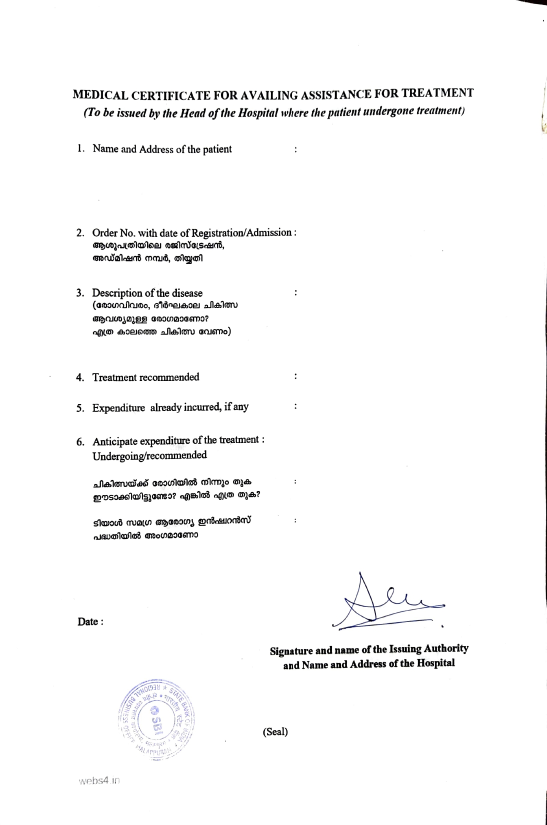
#> input picture model/data/train/accepting/Adobe Scan 22 Dec 2024 (2)_page-0001.jpg, 1094 x 1650 px (shown at 1/2 size)
$ python -i gpmodel.py   (imports and definitions only)
#> lines starting #> are read from the running program, lines starting #| are printed output that depends on the picture; after the words box and inside, x2 and y2 are one past the last pixel; in counts of white or black regions, pixels touching at a corner belong together
import os
import cv2
import numpy as np
import tensorflow as tf
from tensorflow.keras import layers, models, callbacks
from sklearn.model_selection import KFold
import matplotlib.pyplot as plt

# Constants
IMG_SIZE = 128
BATCH_SIZE = 32
EPOCHS = 30
FOLDS = 5
SEED = 42

def preprocess_image(image_path, output_path=None):
    """
    Preprocess a certificate image by:
      - Loading the full image in grayscale.
      - Applying Gaussian blur and OTSU thresholding.
      - Using morphological closing to reduce noise.
      - Detecting contours and, if a significant quadrilateral is found,
        applying a perspective transform for correction.
      - Resizing to IMG_SIZE x IMG_SIZE and normalizing pixel values.

    Args:
        image_path (str): Path to the certificate image.
        output_path (str, optional): If provided, the preprocessed image is saved.

    Returns:
        np.array: The preprocessed image or None on failure.
    """
    try:
        # Load the full image in grayscale
        img = cv2.imread(image_path, cv2.IMREAD_GRAYSCALE)
#> img: shape (1650, 1094); min 0, max 255, mean 248.3
        if img is None:
            raise ValueError(f"Image at {image_path} could not be loaded.")

        orig_area = img.shape[0] * img.shape[1]
#> orig_area = 1805100

        # Enhance image: apply Gaussian blur to reduce noise
        blurred = cv2.GaussianBlur(img, (5, 5), 0)

        # OTSU thresholding to obtain a binary image
        _, binary = cv2.threshold(blurred, 0, 255, cv2.THRESH_BINARY + cv2.THRESH_OTSU)
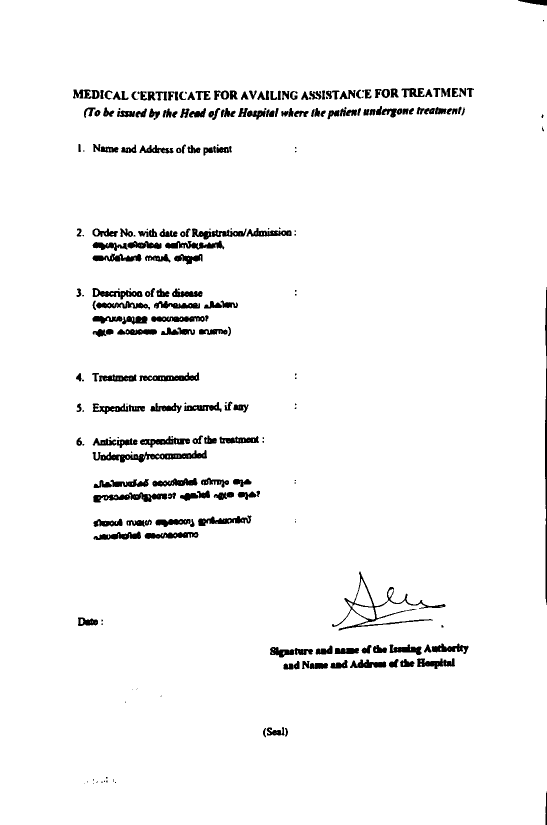
#> binary: shape (1650, 1094) (shown at 1/2 size); 96.2% white; 266 black regions (67 under 20 px), largest, box (x1, y1, x2, y2) and area: (664, 1143, 891, 1261) 2380, (185, 900, 414, 925) 2292, (1090, 574, 1094, 1210) 1813

        # Apply morphological closing to fill small gaps
        kernel = np.ones((5, 5), np.uint8)
        closed = cv2.morphologyEx(binary, cv2.MORPH_CLOSE, kernel)
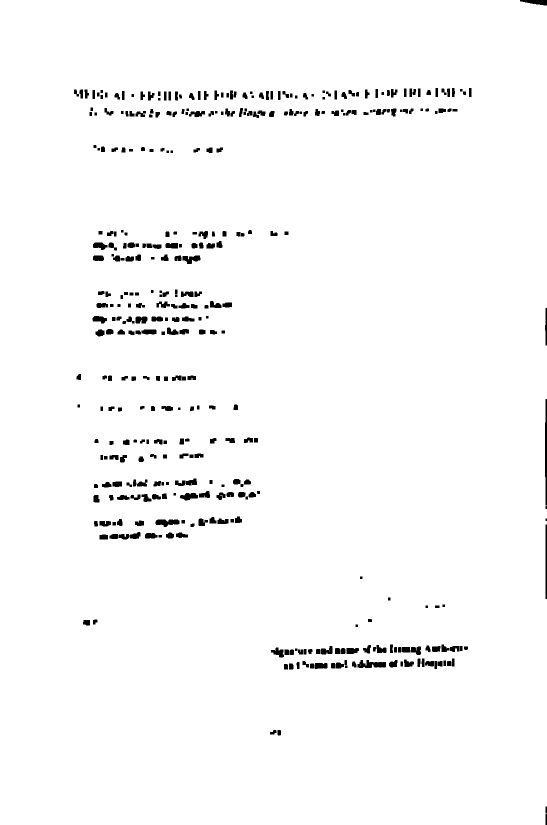
#> closed: shape (1650, 1094) (shown at 1/2 size); 97.8% white; 392 black regions (2 under 20 px)

        # Find contours on the processed image
        contours, _ = cv2.findContours(closed, cv2.RETR_EXTERNAL, cv2.CHAIN_APPROX_SIMPLE)
#> contours = 1 contour; box (x1, y1, x2, y2) and area: (0, 0, 1094, 1650) 1800378

        if contours:
            # Choose the largest contour
            largest_contour = max(contours, key=cv2.contourArea)
#> largest_contour = contour of 68 points, box (x1, y1, x2, y2) (0, 0, 1094, 1650), area 1800378
            # Proceed only if the contour area is significant (likely the certificate)
            if cv2.contourArea(largest_contour) > 0.2 * orig_area:
                epsilon = 0.02 * cv2.arcLength(largest_contour, True)
#> epsilon = 110.2
                approx = cv2.approxPolyDP(largest_contour, epsilon, True)
#> approx = [[0, 0], [0, 1649], [1090, 1649], [1093, 11]]
                if len(approx) == 4:
                    # Order the points: top-left, top-right, bottom-right, bottom-left
                    pts = approx.reshape(4, 2)
#> pts = [[0, 0], [0, 1649], [1090, 1649], [1093, 11]]
                    rect = np.zeros((4, 2), dtype="float32")
                    s = pts.sum(axis=1)
#> s = [0, 1649, 2739, 1104]
                    rect[0] = pts[np.argmin(s)]
                    rect[2] = pts[np.argmax(s)]
                    diff = np.diff(pts, axis=1)
#> diff = [0, 1649, 559, -1082]
                    rect[1] = pts[np.argmin(diff)]
                    rect[3] = pts[np.argmax(diff)]

                    # Compute new dimensions based on the ordered points
                    (tl, tr, br, bl) = rect
                    widthA = np.linalg.norm(br - bl)
                    widthB = np.linalg.norm(tr - tl)
                    maxWidth = max(int(widthA), int(widthB))

                    heightA = np.linalg.norm(tr - br)
                    heightB = np.linalg.norm(tl - bl)
                    maxHeight = max(int(heightA), int(heightB))

                    # Define destination points for the perspective transform
                    dst = np.array([
                        [0, 0],
                        [maxWidth - 1, 0],
                        [maxWidth - 1, maxHeight - 1],
                        [0, maxHeight - 1]], dtype="float32")

                    M = cv2.getPerspectiveTransform(rect, dst)
                    warped = cv2.warpPerspective(binary, M, (maxWidth, maxHeight))
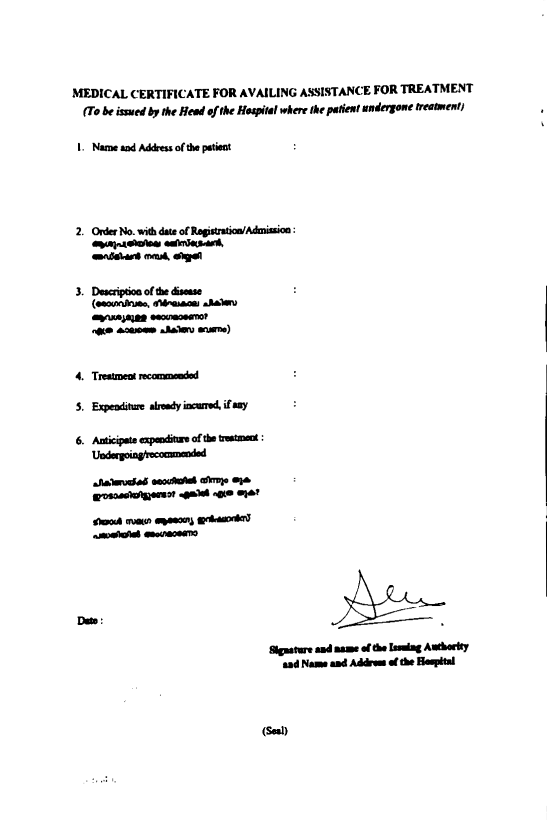
#> warped: shape (1649, 1093) (shown at 1/2 size); min 0, max 255, mean 245.5
                    preprocessed_img = cv2.resize(warped, (IMG_SIZE, IMG_SIZE))
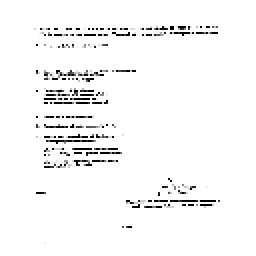
#> preprocessed_img: shape (128, 128) (shown 2 times larger); min 0, max 255, mean 246.3
                else:
                    # No clear quadrilateral detected; fallback to resizing binary image.
                    preprocessed_img = cv2.resize(binary, (IMG_SIZE, IMG_SIZE))
            else:
                # Contour area too small; fallback to resizing the binary image.
                preprocessed_img = cv2.resize(binary, (IMG_SIZE, IMG_SIZE))
        else:
            # No contours found; fallback to resized binary image.
            preprocessed_img = cv2.resize(binary, (IMG_SIZE, IMG_SIZE))

        # Normalize the image to [0,1]
        normalized_img = preprocessed_img.astype('float32') / 255.0

        if output_path:
            os.makedirs(os.path.dirname(output_path), exist_ok=True)
            cv2.imwrite(output_path, (normalized_img * 255).astype(np.uint8))

        return normalized_img

    except Exception as e:
        print(f"Error processing {image_path}: {e}")
        return None

# [162 lines left out: functions preprocess_dataset, build_model, plot_history, train_and_evaluate, main, not called in this run]

# [3 lines not run here, left out]

>>> result = preprocess_image('data/train/accepting/Adobe Scan 22 Dec 2024 (2)_page-0001.jpg')

$ run again, on model/data/train/not_accepting/namc1_page-0004.jpg
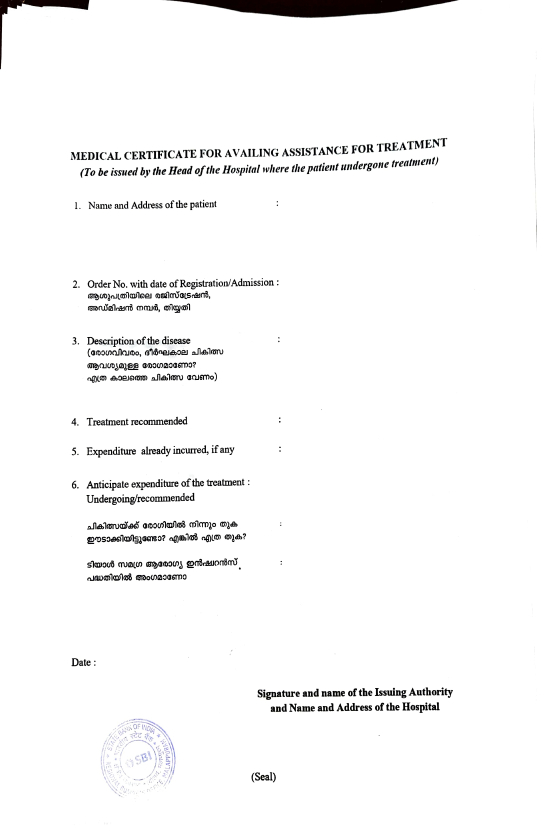
#> input picture model/data/train/not_accepting/namc1_page-0004.jpg, 1074 x 1650 px (shown at 1/2 size)
#> in preprocess_image, `_, binary = cv2.threshold(blurred, 0, 255, cv2.THRESH_BINARY + cv2.THR..`:
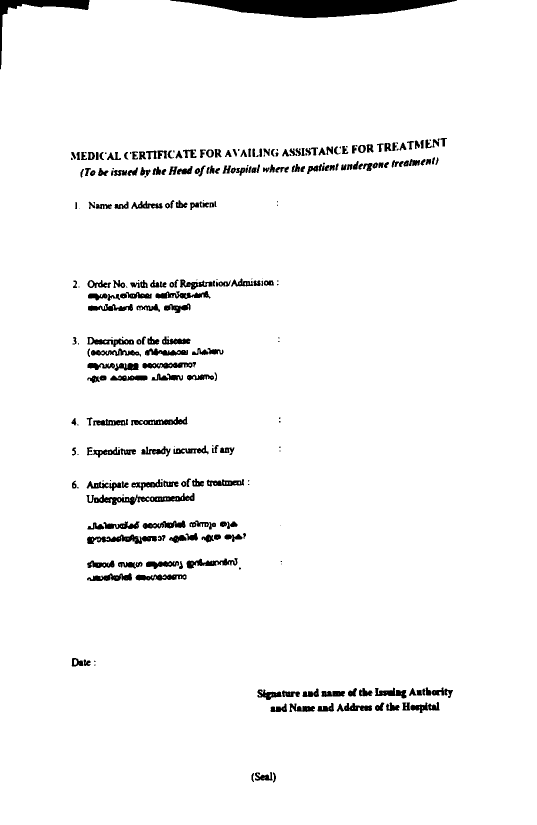
#> binary: shape (1650, 1074) (shown at 1/2 size); 96.1% white; 293 black regions (60 under 20 px), largest, box (x1, y1, x2, y2) and area: (340, 0, 914, 36) 12692, (0, 0, 179, 139) 3188, (188, 986, 389, 1010) 1867
#> closed: shape (1650, 1074); 97.8% white; 320 black regions
#> contours = 1 contour; box (x1, y1, x2, y2) and area: (0, 0, 1074, 1650) 1753552
#> largest_contour = contour of 204 points, box (x1, y1, x2, y2) (0, 0, 1074, 1650), area 1753552
#> epsilon = 109.8
#> approx = [[16, 15], [0, 1649], [1073, 1649], [1073, 0]]
#> s = [31, 1649, 2722, 1073]
#> diff = [-1, 1649, 576, -1073]
#> in preprocess_image, `preprocessed_img = cv2.resize(warped, (IMG_SIZE, IMG_SIZE))`:
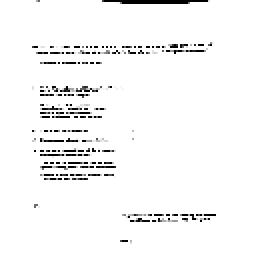
#> preprocessed_img: shape (128, 128) (shown 2 times larger); min 0, max 255, mean 245.6

$ run again, on model/data/train/not_accepting/namc1_page-0008.jpg
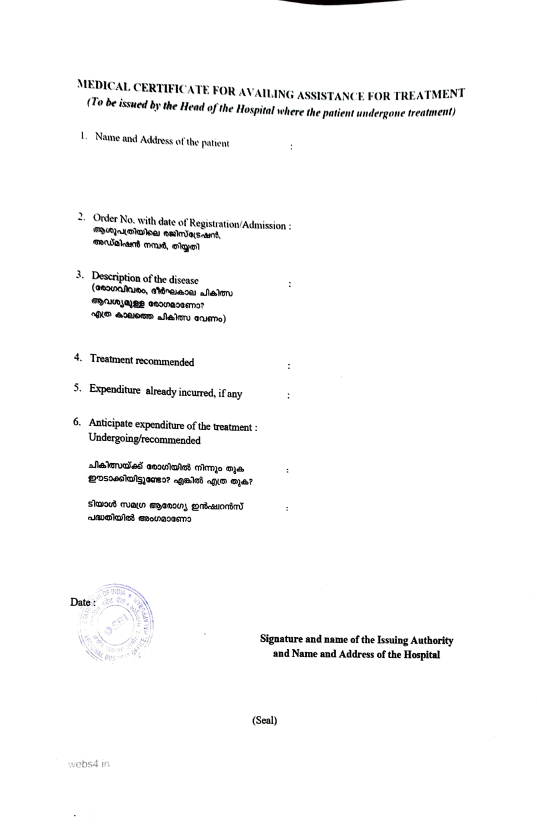
#> input picture model/data/train/not_accepting/namc1_page-0008.jpg, 1074 x 1650 px (shown at 1/2 size)
#> in preprocess_image, `_, binary = cv2.threshold(blurred, 0, 255, cv2.THRESH_BINARY + cv2.THR..`:
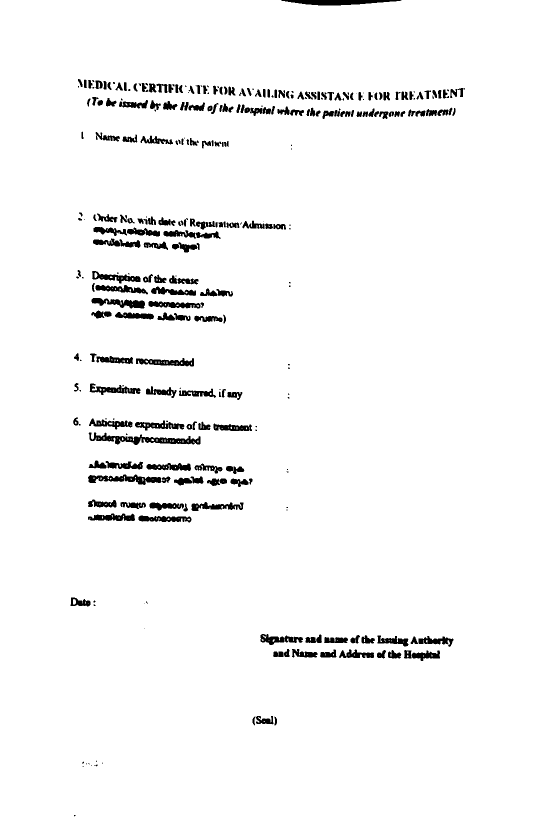
#> binary: shape (1650, 1074) (shown at 1/2 size); 96.6% white; 314 black regions (89 under 20 px), largest, box (x1, y1, x2, y2) and area: (177, 865, 401, 890) 2292, (562, 0, 803, 11) 1760, (176, 949, 323, 970) 1550
#> closed: shape (1650, 1074); 97.9% white; 340 black regions
#> contours = 1 contour; box (x1, y1, x2, y2) and area: (0, 0, 1074, 1650) 1767647
#> largest_contour = contour of 42 points, box (x1, y1, x2, y2) (0, 0, 1074, 1650), area 1767647
#> epsilon = 109.1
#> approx = [[0, 0], [0, 1649], [1073, 1649], [1073, 0]]
#> s = [0, 1649, 2722, 1073]
#> diff = [0, 1649, 576, -1073]
#> in preprocess_image, `preprocessed_img = cv2.resize(warped, (IMG_SIZE, IMG_SIZE))`:
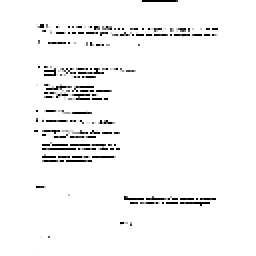
#> preprocessed_img: shape (128, 128) (shown 2 times larger); min 0, max 255, mean 245.9

$ run again, on model/data/train_cropped/accepting/Adobe Scan 22 Dec 2024 (2)_page-0002.jpg
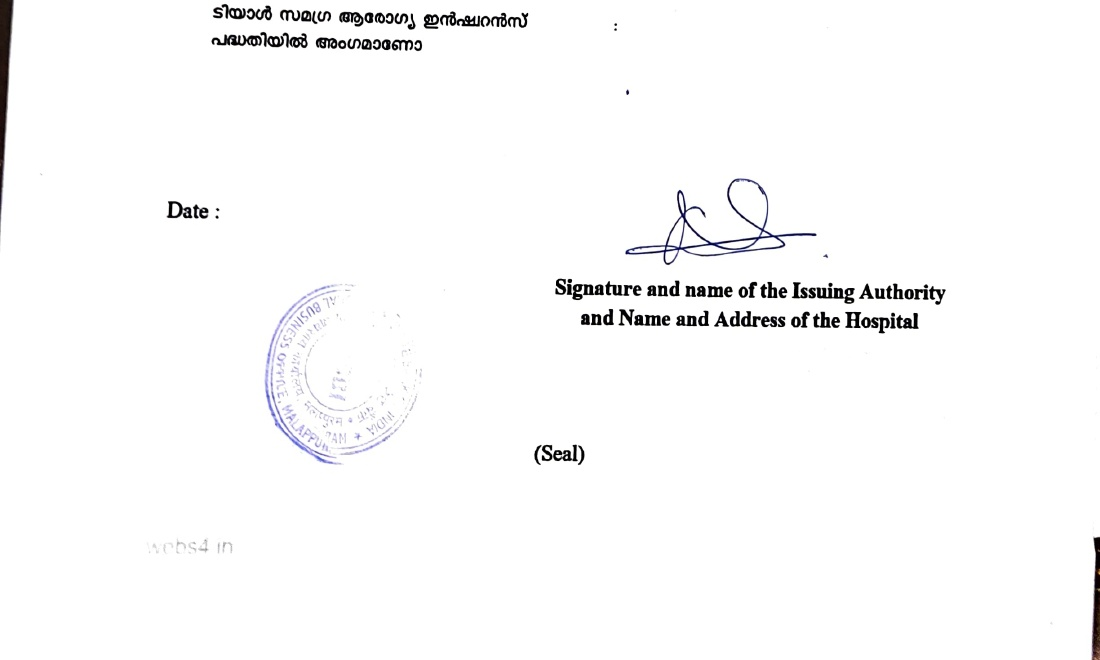
#> input picture model/data/train_cropped/accepting/Adobe Scan 22 Dec 2024 (2)_page-0002.jpg, 1100 x 660 px
#> in preprocess_image, `_, binary = cv2.threshold(blurred, 0, 255, cv2.THRESH_BINARY + cv2.THR..`:
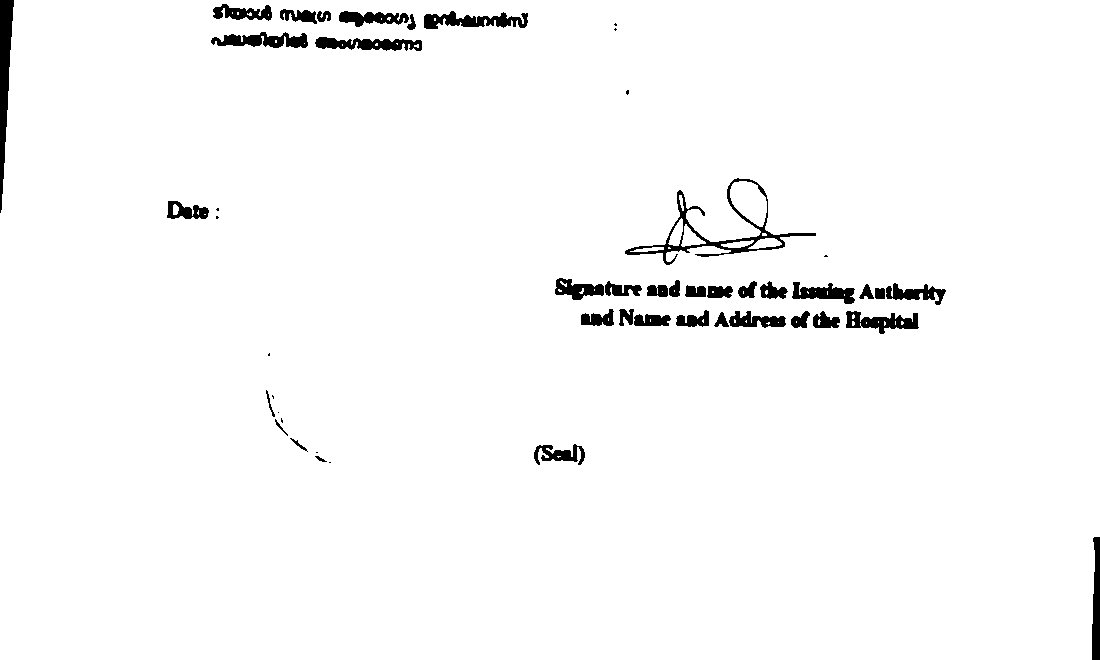
#> binary: shape (660, 1100); 97.6% white; 50 black regions (12 under 20 px), largest, box (x1, y1, x2, y2) and area: (625, 178, 816, 265) 1934, (0, 0, 14, 213) 1611, (424, 11, 528, 29) 1021
#> closed: shape (660, 1100); 98.4% white; 88 black regions
#> contours = 1 contour; box (x1, y1, x2, y2) and area: (0, 0, 1100, 660) 721854
#> largest_contour = contour of 40 points, box (x1, y1, x2, y2) (0, 0, 1100, 660), area 721854
#> epsilon = 70.16
#> approx = [[14, 0], [0, 659], [1091, 659], [1099, 0]]
#> s = [14, 659, 1750, 1099]
#> diff = [-14, 659, -432, -1099]
#> in preprocess_image, `preprocessed_img = cv2.resize(warped, (IMG_SIZE, IMG_SIZE))`:
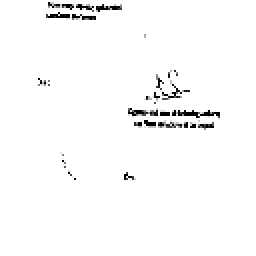
#> preprocessed_img: shape (128, 128) (shown 2 times larger); min 0, max 255, mean 249.8
